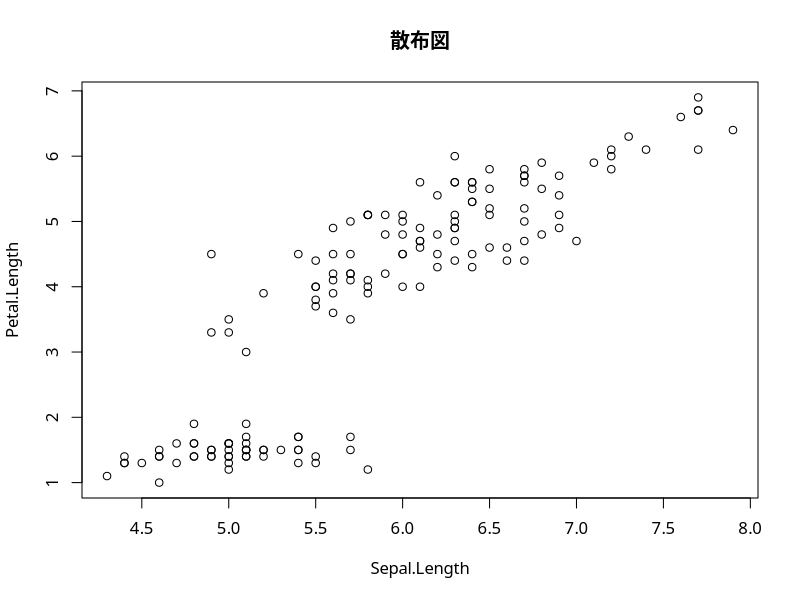
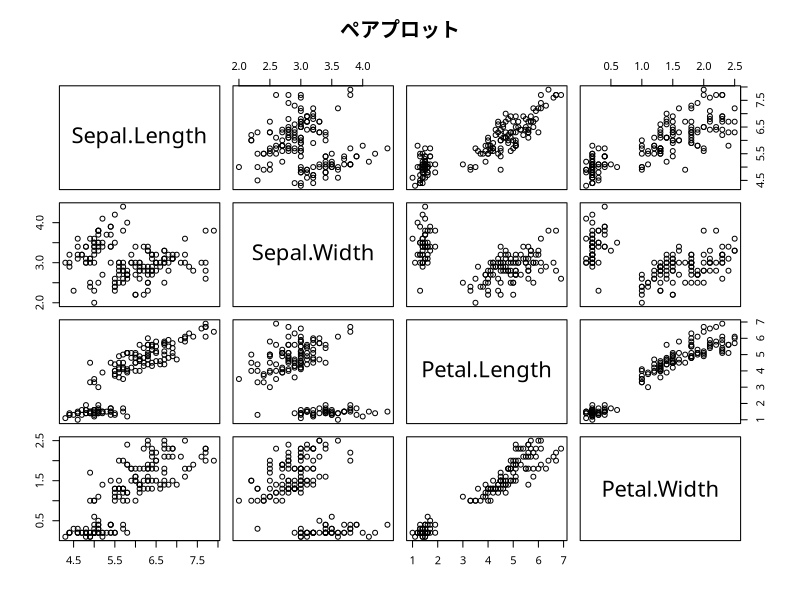

R code for these plots, in order:
## ---- chunk 1
library(knitr)
knitr::opts_chunk$set(cache = FALSE, dev = "svg")
## ---- chunk 2
knitr::include_graphics("http://www.pref.kanagawa.jp/sys/atom/jpg/Hp_mp_k03.jpg")
## ---- chunk 3
knitr::include_graphics("http://www.pref.kanagawa.jp/sys/atom/jpg/Hp_mp_k03m.jpg")
## ---- chunk 4
vec <- rnorm(10)
mean(vec)
## ---- chunk 5
iris
## ---- chunk 6
library(knitr)
kable(head(iris, 20))

library(flextable)
flextable(head(iris, 20))
## ---- chunk 7
par(family = "IPAexGothic")
plot(iris[, c("Sepal.Length", "Petal.Length")], main = "散布図")
## ---- chunk 8
par(family = "IPAexGothic")
pairs(iris[, -5], main = "ペアプロット")
